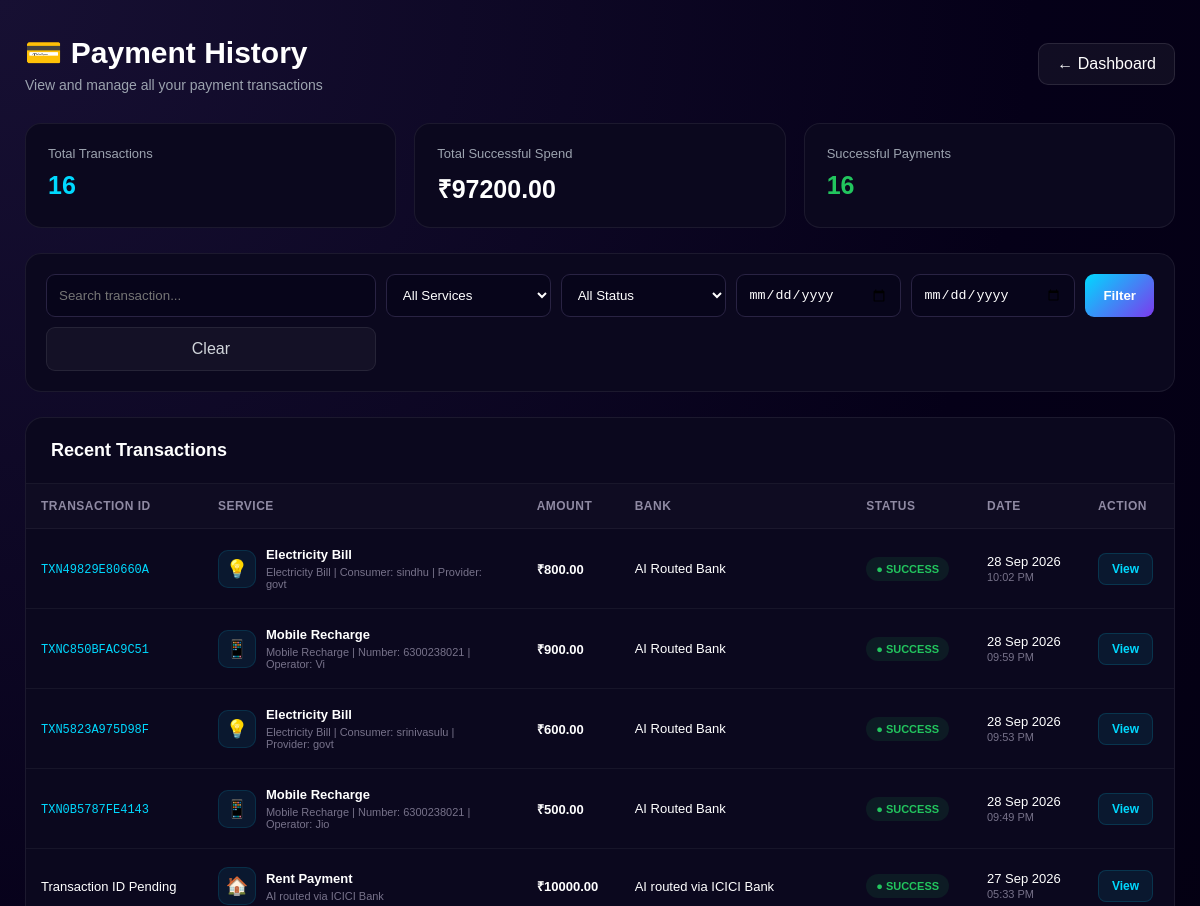
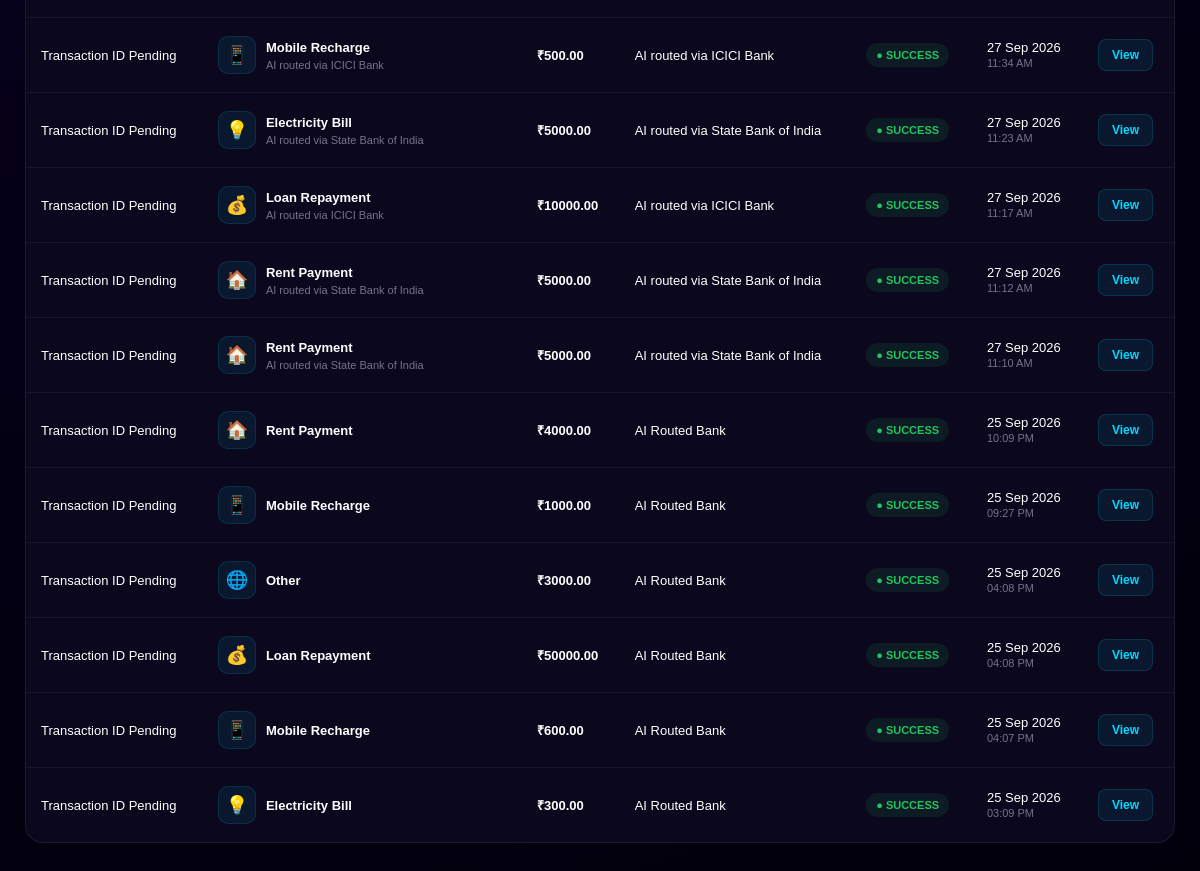
Screenshot of /payments/ (signed in) with the database file from the repository (2 pictures, top to bottom).
### accounts/models.py (models this page shows, shortened)
class Payment(models.Model):
    transaction_id = models.CharField(
        max_length=30,
        unique=True,
        blank=True,
        null=True
    )
    PAYMENT_TYPES = [
        ('MOBILE', 'Mobile Recharge'),
        ('RENT', 'Rent Payment'),
        ('ELECTRICITY', 'Electricity Bill'),
        ('LOAN', 'Loan Repayment'),
        ('OTHER', 'Other'),
    ]
    user = models.ForeignKey(
        settings.AUTH_USER_MODEL,
        on_delete=models.CASCADE,
        related_name='payments'
    )
    payment_type = models.CharField(
        max_length=20,
        choices=PAYMENT_TYPES
    )
    amount = models.DecimalField(
        max_digits=12,
        decimal_places=2
    )
    cashback = models.DecimalField(
    max_digits=10,
    decimal_places=2,
    default=0
    )
    reward_points = models.PositiveIntegerField(
    default=0
    )
    description = models.CharField(
        max_length=255,
        blank=True
    )
    status = models.CharField(
        max_length=20,
        default='SUCCESS'
    )
    created_at = models.DateTimeField(
        auto_now_add=True
    )

### accounts/views.py (the view)
@login_required
def payments(request):
    user_payments = Payment.objects.filter(
        user=request.user
    ).order_by('-created_at')
    search = request.GET.get('search', '').strip()
    if search:
        user_payments = user_payments.filter(
            Q(transaction_id__icontains=search) |
            Q(description__icontains=search)
        )
    payment_type = request.GET.get('payment_type', '').strip()
    if payment_type:
        user_payments = user_payments.filter(
            payment_type=payment_type
        )
    status = request.GET.get('status', '').strip()
    if status:
        user_payments = user_payments.filter(
            status=status
        )
    date_from = request.GET.get('date_from', '').strip()
    date_to = request.GET.get('date_to', '').strip()
    if date_from:
        user_payments = user_payments.filter(
            created_at__date__gte=date_from
        )
    if date_to:
        user_payments = user_payments.filter(
            created_at__date__lte=date_to
        )
    total_payments = user_payments.count()
    total_spent = user_payments.filter(
        status='SUCCESS'
    ).aggregate(
        total=Sum('amount')
    )['total'] or 0
    successful_payments = user_payments.filter(
        status='SUCCESS'
    ).count()
    return render(
        request,
        'dashboard/payments.html',
        {
            'payments': user_payments,
            'total_payments': total_payments,
            'total_spent': total_spent,
            'successful_payments': successful_payments,
            'search': search,
            'selected_payment_type': payment_type,
            'selected_status': status,
            'date_from': date_from,
            'date_to': date_to,
        }
    )

### templates/dashboard/payments.html (shortened to what this page needs)
<!DOCTYPE html>
<html lang="en">
<head>
</head>
<body>
<div class="container">
    <div class="header">
        <div>
            <h1>
                💳 Payment History
            </h1>
            <p>
                View and manage all your payment transactions
            </p>
        </div>
        <a
            href="{% url 'dashboard' %}"
            class="back-button"
        >
            ← Dashboard
        </a>
    </div>
    <div class="summary-grid">
        <div class="summary-card">
            <div class="summary-label">
                Total Transactions
            </div>
            <div class="summary-value cyan">
                {{ total_payments }}
            </div>
        </div>
        <div class="summary-card">
            <div class="summary-label">
                Total Successful Spend
            </div>
            <div class="summary-value">
                ₹{{ total_spent|floatformat:2 }}
            </div>
        </div>
        <div class="summary-card">
            <div class="summary-label">
                Successful Payments
            </div>
            <div class="summary-value green">
                {{ successful_payments }}
            </div>
        </div>
    </div>
    <div class="filter-box">
        <form method="get">
            <div class="filter-grid">
                <input
                    type="text"
                    name="search"
                    placeholder="Search transaction..."
                    value="{{ search }}"
                >
                <select name="payment_type">
                    <option value="">
                        All Services
                    </option>
                </select>
                <select name="status">
                    <option value="">
                        All Status
                    </option>
                </select>
                <input
                    type="date"
                    name="date_from"
                    value="{{ date_from }}"
                >
                <input
                    type="date"
                    name="date_to"
                    value="{{ date_to }}"
                >
                <button
                    type="submit"
                    class="filter-button"
                >
                    Filter
                </button>
                <a
                    href="{% url 'payments' %}"
                    class="clear-button"
                >
                    Clear
                </a>
            </div>
        </form>
    </div>
    <div class="table-card">
        <div class="table-header">
            <h2>
                Recent Transactions
            </h2>
        </div>
        {% if payments %}
        <div class="table-wrapper">
            <table>
                <thead>
                    <tr>
                        <th>
                            Transaction ID
                        </th>
                        <th>
                            Service
                        </th>
                        <th>
                            Amount
                        </th>
                        <th>
                            Bank
                        </th>
                        <th>
                            Status
                        </th>
                        <th>
                            Date
                        </th>
                        <th>
                            Action
                        </th>
                    </tr>
                </thead>
                <tbody>
                {% for payment in payments %}
                    <tr>
                        <td>
                            {% if payment.transaction_id %}
                                <span class="transaction-id">
                                    {{ payment.transaction_id }}
                                </span>
                            {% else %}
                                <span>
                                    Transaction ID Pending
                                </span>
                            {% endif %}
                        </td>
                        <td>
                            <div class="service">
                                <div class="service-icon">
                                    {% if payment.payment_type == "MOBILE" %}
                                        📱
                                    {% elif payment.payment_type == "ELECTRICITY" %}
                                        💡
                                    {% elif payment.payment_type == "RENT" %}
                                        🏠
                                    {% elif payment.payment_type == "LOAN" %}
                                        💰
                                    {% else %}
                                        🌐
                                    {% endif %}
                                </div>
                                <div>
                                    <div class="service-name">
                                        {{ payment.get_payment_type_display }}
                                    </div>
                                    {% if payment.description %}
                                        <div class="service-description">
                                            {{ payment.description }}
                                        </div>
                                    {% endif %}
                                </div>
                            </div>
                        </td>
                        <td>
                            <span class="amount">
                                ₹{{ payment.amount|floatformat:2 }}
                            </span>
                        </td>
                        <td>
                            {% if "AI routed via" in payment.description %}
                                {{ payment.description }}
                            {% else %}
                                AI Routed Bank
                            {% endif %}
                        </td>
                        <td>
                            {% if payment.status == "SUCCESS" %}
                                <span class="status success">
                                    ● SUCCESS
                                </span>
                            {% else %}
                                <span class="status failed">
                                    ● {{ payment.status }}
                                </span>
                            {% endif %}
                        </td>
                        <td>
                            {{ payment.created_at|date:"d M Y" }}
                            <br>
                            <span style="color:#77728a;font-size:11px;">
                                {{ payment.created_at|date:"h:i A" }}
                            </span>
                        </td>
                        <td>
                            <a
                                href="{% url 'payment_detail' payment.id %}"
                                class="view-button"
                            >
                                View
                            </a>
                        </td>
                    </tr>
                {% endfor %}
                </tbody>
            </table>
        </div>
        {% endif %}
    </div>
</div>
</body>
</html>

### templates/dashboard/payments.html (style rules this page uses)
* { box-sizing: border-box; margin: 0; padding: 0; }
body { font-family: Arial, sans-serif; min-height: 100vh; background: radial-gradient( circle at top left, #171033, #050018 48%, #02000b ); color: white; padding: 35px 25px; }
.container { max-width: 1250px; margin: auto; }
.header { display: flex; justify-content: space-between; align-items: center; margin-bottom: 30px; gap: 20px; }
.header h1 { font-size: 30px; margin-bottom: 7px; }
.header p { color: #9ca3af; font-size: 14px; }
.back-button { text-decoration: none; padding: 11px 18px; border-radius: 10px; color: white; background: rgba(255,255,255,0.05); border: 1px solid rgba(255,255,255,0.10); }
.summary-grid { display: grid; grid-template-columns: repeat(3, 1fr); gap: 18px; margin-bottom: 25px; }
.summary-card { background: #0b081e; border: 1px solid rgba(255,255,255,0.07); border-radius: 16px; padding: 22px; }
.summary-label { color: #9ca3af; font-size: 13px; margin-bottom: 10px; }
.summary-value { font-size: 25px; font-weight: 700; }
.cyan { color: #00d9ff; }
.green { color: #22c55e; }
.filter-box { background: #0b081e; border: 1px solid rgba(255,255,255,0.07); border-radius: 16px; padding: 20px; margin-bottom: 25px; }
.filter-grid { display: grid; grid-template-columns: 2fr 1fr 1fr 1fr 1fr auto; gap: 10px; }
.filter-grid input, .filter-grid select { width: 100%; padding: 12px; border-radius: 9px; border: 1px solid #292343; background: #07051a; color: white; outline: none; }
.filter-grid option { background: #0b081e; }
.filter-button { padding: 12px 18px; border: none; border-radius: 9px; background: linear-gradient( 135deg, #00d9ff, #7c3aed ); color: white; font-weight: 700; cursor: pointer; }
.clear-button { display: flex; align-items: center; justify-content: center; padding: 12px 15px; border-radius: 9px; text-decoration: none; color: #d1d5db; background: rgba(255,255,255,0.04); border: 1px solid rgba(255,255,255,0.08); }
.table-card { background: #0b081e; border: 1px solid rgba(255,255,255,0.07); border-radius: 18px; overflow: hidden; }
.table-header { padding: 22px 25px; border-bottom: 1px solid rgba(255,255,255,0.06); }
.table-header h2 { font-size: 18px; }
.table-wrapper { overflow-x: auto; }
table { width: 100%; border-collapse: collapse; min-width: 950px; }
th { padding: 15px; text-align: left; color: #8f8aa3; font-size: 12px; text-transform: uppercase; letter-spacing: 0.5px; background: rgba(255,255,255,0.015); }
td { padding: 18px 15px; border-top: 1px solid rgba(255,255,255,0.05); font-size: 13px; vertical-align: middle; }
.service { display: flex; align-items: center; gap: 10px; }
.service-icon { width: 38px; height: 38px; display: flex; align-items: center; justify-content: center; border-radius: 10px; background: rgba(0,217,255,0.08); border: 1px solid rgba(0,217,255,0.12); font-size: 18px; }
.service-name { font-weight: 600; }
.service-description { color: #77728a; font-size: 11px; margin-top: 4px; max-width: 220px; }
.transaction-id { color: #00d9ff; font-family: monospace; font-size: 12px; }
.amount { font-weight: 700; color: white; }
.status { display: inline-block; padding: 6px 10px; border-radius: 20px; font-size: 11px; font-weight: 700; }
.success { color: #22c55e; background: rgba(34,197,94,0.10); }
.view-button { display: inline-block; padding: 8px 13px; border-radius: 8px; text-decoration: none; color: #00d9ff; background: rgba(0,217,255,0.08); border: 1px solid rgba(0,217,255,0.15); font-size: 12px; font-weight: 600; }

### rows the page displays
Payment: transaction_id "TXN49829E80660A", payment_type "Electricity Bill", description "Electricity Bill | Consumer: sindhu | Provider: govt", amount "800.00", shows "AI Routed Bank", status "● SUCCESS", created_at "28 Sep 2026", created_at "10:02 PM"
Payment: transaction_id "TXNC850BFAC9C51", payment_type "Mobile Recharge", description "Mobile Recharge | Number: 6300238021 | Operator: Vi", amount "900.00", shows "AI Routed Bank", status "● SUCCESS", created_at "28 Sep 2026", created_at "09:59 PM"
Payment: transaction_id "TXN5823A975D98F", payment_type "Electricity Bill", description "Electricity Bill | Consumer: srinivasulu | Provider: govt", amount "600.00", shows "AI Routed Bank", status "● SUCCESS", created_at "28 Sep 2026", created_at "09:53 PM"
Payment: transaction_id "TXN0B5787FE4143", payment_type "Mobile Recharge", description "Mobile Recharge | Number: 6300238021 | Operator: Jio", amount "500.00", shows "AI Routed Bank", status "● SUCCESS", created_at "28 Sep 2026", created_at "09:49 PM"
Payment: shows "Transaction ID Pending", payment_type "Rent Payment", description "AI routed via ICICI Bank", amount "10000.00", status "● SUCCESS", created_at "27 Sep 2026", created_at "05:33 PM"
Payment: shows "Transaction ID Pending", payment_type "Mobile Recharge", description "AI routed via ICICI Bank", amount "500.00", status "● SUCCESS", created_at "27 Sep 2026", created_at "11:34 AM"
Payment: shows "Transaction ID Pending", payment_type "Electricity Bill", description "AI routed via State Bank of India", amount "5000.00", status "● SUCCESS", created_at "27 Sep 2026", created_at "11:23 AM"
Payment: shows "Transaction ID Pending", payment_type "Loan Repayment", description "AI routed via ICICI Bank", amount "10000.00", status "● SUCCESS", created_at "27 Sep 2026", created_at "11:17 AM"
Payment: shows "Transaction ID Pending", payment_type "Rent Payment", description "AI routed via State Bank of India", amount "5000.00", status "● SUCCESS", created_at "27 Sep 2026", created_at "11:12 AM"
Payment: shows "Transaction ID Pending", payment_type "Rent Payment", description "AI routed via State Bank of India", amount "5000.00", status "● SUCCESS", created_at "27 Sep 2026", created_at "11:10 AM"
Payment: shows "Transaction ID Pending", payment_type "Rent Payment", amount "4000.00", description "AI Routed Bank", status "● SUCCESS", created_at "25 Sep 2026", created_at "10:09 PM"
Payment: shows "Transaction ID Pending", payment_type "Mobile Recharge", amount "1000.00", description "AI Routed Bank", status "● SUCCESS", created_at "25 Sep 2026", created_at "09:27 PM"
Payment: shows "Transaction ID Pending", payment_type "Other", amount "3000.00", description "AI Routed Bank", status "● SUCCESS", created_at "25 Sep 2026", created_at "04:08 PM"
Payment: shows "Transaction ID Pending", payment_type "Loan Repayment", amount "50000.00", description "AI Routed Bank", status "● SUCCESS", created_at "25 Sep 2026", created_at "04:08 PM"
Payment: shows "Transaction ID Pending", payment_type "Mobile Recharge", amount "600.00", description "AI Routed Bank", status "● SUCCESS", created_at "25 Sep 2026", created_at "04:07 PM"
Payment: shows "Transaction ID Pending", payment_type "Electricity Bill", amount "300.00", description "AI Routed Bank", status "● SUCCESS", created_at "25 Sep 2026", created_at "03:09 PM"

### other values shown
{{ total_payments }} "16"
{{ total_spent|floatformat:2 }} "97200.00"
{{ successful_payments }} "16"
